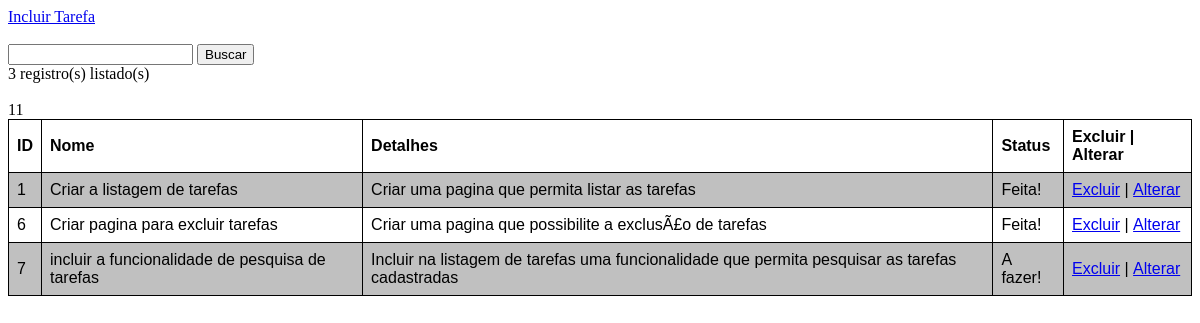
Page /listar_tarefa.php (signed in) on the committed database.
### tables this page shows
CREATE TABLE `tarefas` (
  `id` int(11) NOT NULL,
  `nome` varchar(100) NOT NULL,
  `detalhes` text,
  `status` tinyint(4) DEFAULT '0'
);

### listar_tarefa.php (the view, shortened to what this page needs)
<!DOCTYPE html>
<html>
    <head>
    </head>
    <body>
        <a href = "incluir_tarefa.php">Incluir Tarefa </a>
        <br><br>
        <form action = "listar_tarefas.php" method = "POST"\>
            <input type = "text" name = "key"/>
            <input type = "submit" value = "Buscar"/>
        </form>
        <?php
           require_once("criar_conexao.php");
            $sql = "SELECT * FROM `tarefas`";
            $result = $conn->query($sql);
            if ($result->num_rows > 0){
                echo $result->num_rows ." registro(s) listado(s) <br><br>";
                echo "<table>";
                echo "<tr>
                        <th>ID</th>
                        <th>Nome</th>
                        <th>Detalhes</th>
                        <th>Status</th>
                        <th>Excluir | Alterar</th>
                       </tr>";
                while($row = $result->fetch_assoc()){
                    echo"<tr>";
                    echo "<td>". $row["id"]. "</td>";
                    echo "<td>". $row["nome"]. "</td>";
                    echo "<td>". $row["detalhes"]. "</td>";
                    echo ($row["status"]==1)? $row["status"]."<td> Feita! </td>": "<td> A fazer! </td>";
                    echo "<td>";
                    echo "<a href = 'excluir_tarefa.php?id=". $row["id"] . "'>Excluir</a>";
                    echo "&nbsp;|&nbsp;";
                    echo "<a href = 'incluir_tarefa.php?id=". $row["id"] . "'>Alterar</a>";
                    echo"</td>";
                    echo "</tr>";
                }
                echo "</table>";
            }else{
                echo " Ele não retornou nenhum registro! <br>";
            }
        ?>
    </body>
</html>

### listar_tarefa.php (style rules this page uses)
table { font-family: arial, sans-serif; border-collapse: collapse; width:100%; }
th,td { border:1px solid black; text-align:left; padding:8px; }
tr:nth-child(even) { background-color:silver; }

### rows in the picture
tarefas: id "1", nome "Criar a listagem de tarefas", detalhes "Criar uma pagina que permita listar as tarefas"
tarefas: id "6", nome "Criar pagina para excluir tarefas", detalhes "Criar uma pagina que possibilite a exclusÃ£o de tarefas"
tarefas: id "7", nome "incluir a funcionalidade de pesquisa de tarefas", detalhes "Incluir na listagem de tarefas uma funcionalidade que permita pesquisar as tarefas cadastradas", status "A fazer!"

### other values in the picture
$result->num_rows "3"
